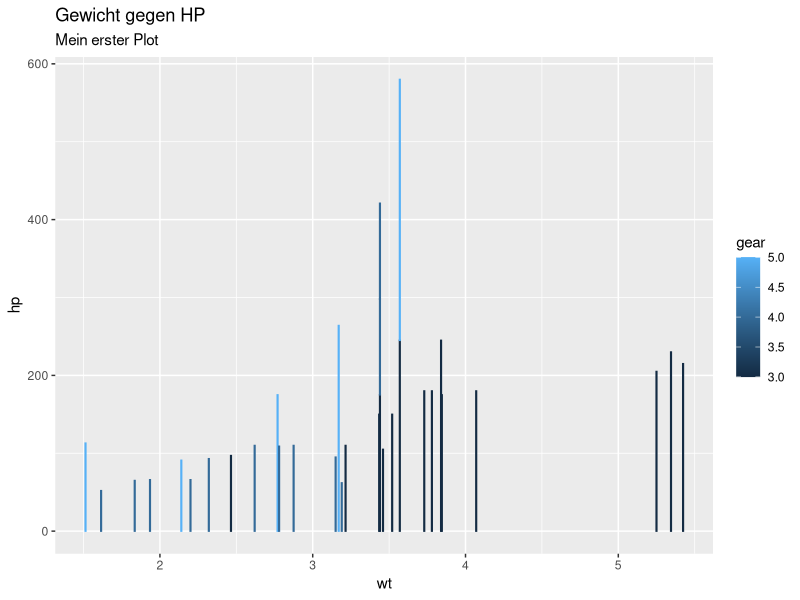

Source code (R):
library(ggplot2)
data = mtcars

#Mean:
mpg_mean = mean(data$mpg)


#Plots:
ggplot(data, aes(wt, hp, colour = gear)) + 
  geom_bar(stat='identity') +
  labs(title = 'Gewicht gegen HP', subtitle = 'Mein erster Plot')
  

